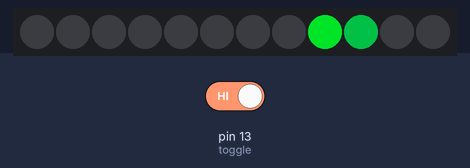
Simulated run of this sketch. Board: Arduino Uno, built with avr-gcc and run on an emulated ATmega328P. Shown: 12 RGB LEDs in strip order, left to right. Inputs (shaded band) come from the test bench; at power-on: pin 13 (toggle) HIGH. Dim RGB values are drawn brighter than linear.

Above: at 1.2 s.
1.3 s: pin 13 (toggle) driven LOW
2.8 s: pin 13 (toggle) driven HIGH
At 4.17 s:
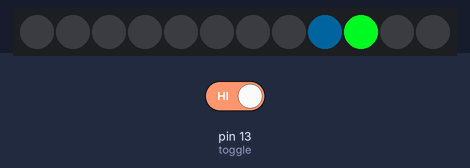
5.8 s: pin 13 (toggle) driven LOW
At 6.8 s:
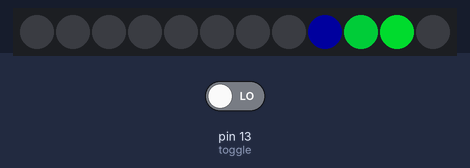
7.3 s: pin 13 (toggle) driven HIGH
At 8.37 s:
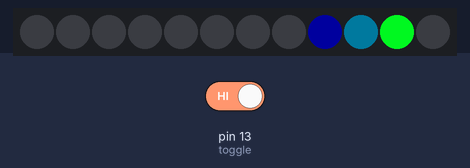
Timing chart, 0 to 10.3 s (numbered marks = the images above; inputs shaded):
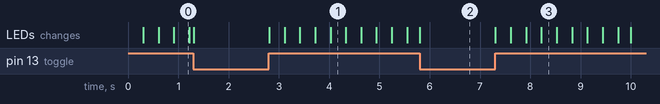

The sketch:

neopixcel_bright.ino
```cpp
/////////////////////////////////////////////////////定義とglobal関数だから本元のところにおいておいておいてね///////////////////////////////////////////////

#include <Adafruit_NeoPixel.h>
//ボタン用
//boolean start_button_flag =  0;//0でstop、１でstart
//boolean button_flag =  0;//0は無効、1でreset
int button_flag = 0;// トグル:どの切り替えがされているかが格納
int toggle = 13;//トグルピンを読み込むピン
static long start_time = 0;//処理開始時間
static long start_time_flag = 0;//処理開始判定。0の時は処理行われず。1の時は処理開始。
static int PUSH_SHORT = 70;//ショートボタンの閾値
static int PUSH_LONG = 1000;//ロングボタンの閾値
boolean button = 0;
static int measure_time = 10000;//計測時間(ミリ秒)
#define PIN            10 //シリアル通信GPIOピン番号
#define MAXPIXELS      12 //LED素子の最大数

Adafruit_NeoPixel pixels = Adafruit_NeoPixel(MAXPIXELS, PIN, NEO_GRB + NEO_KHZ800);

uint8_t LedNum1_Inc = 9; //最初にフェードインするLED番号
uint8_t LedNum1_Dec = 8; //フェードアウトするLED番号

uint8_t ChangeType = 3; //LED点灯パターンを決める引数
uint32_t ChangeTime; //LED点灯パターンを変える時間
int cnt = 0; //256段階でLEDをフェードさせるためのカウント

//ON-OFF-ONのトグルスイッチの切り替えによって動作を変える
void detect_toggle_button(){
  int old_old_val = 0;//チャタリング用
  int old_val = 0;//チャタリング用
  int val = 0;
  old_old_val = digitalRead(toggle);
  delay(5);
  old_val = digitalRead(toggle);
  delay(5);
  val = digitalRead(toggle);
  if((old_old_val==0)&&(old_val==0)&&(val==0)){
    button_flag=0;
    //Serial.println("LOW");
  }
  else{
    button_flag =1;
    //Serial.println("HIGH");
  }
}

void led_loading(){

      pixels.setPixelColor(LedNum1_Inc, pixels.Color(0, cnt, 30));
//      pixels.show();
      pixels.setPixelColor(LedNum1_Dec, pixels.Color(0,255-cnt, 30));
      pixels.show();

      cnt = cnt+1;

      if(cnt == 256){ //フェードが最大、最少になったらLED素子を変える
        LedNum1_Inc++;
        if(LedNum1_Inc >= 12){
        LedNum1_Inc = 0;
        }
        LedNum1_Dec++;
        if(LedNum1_Dec >= 12) LedNum1_Dec = 0;
        cnt = 0;
       }
}

void setup() {
  //Serial.begin(9600);
  pixels.begin(); // This initializes the NeoPixel library.
  pixels.setBrightness(255); //Max 255.power of bllitness
}


///////////////////////////////////////////////////////////関数としてloop内で毎回呼び出す//////////////////////////////////////////////////////////////////


void loop(){
  detect_toggle_button();
  if(button_flag==0){
    start_time_flag=0;
  }
  else if(button_flag == 1){
    if((millis() - start_time)<measure_time){
      led_loading();
    }
    else{
    }
  }
}
```
